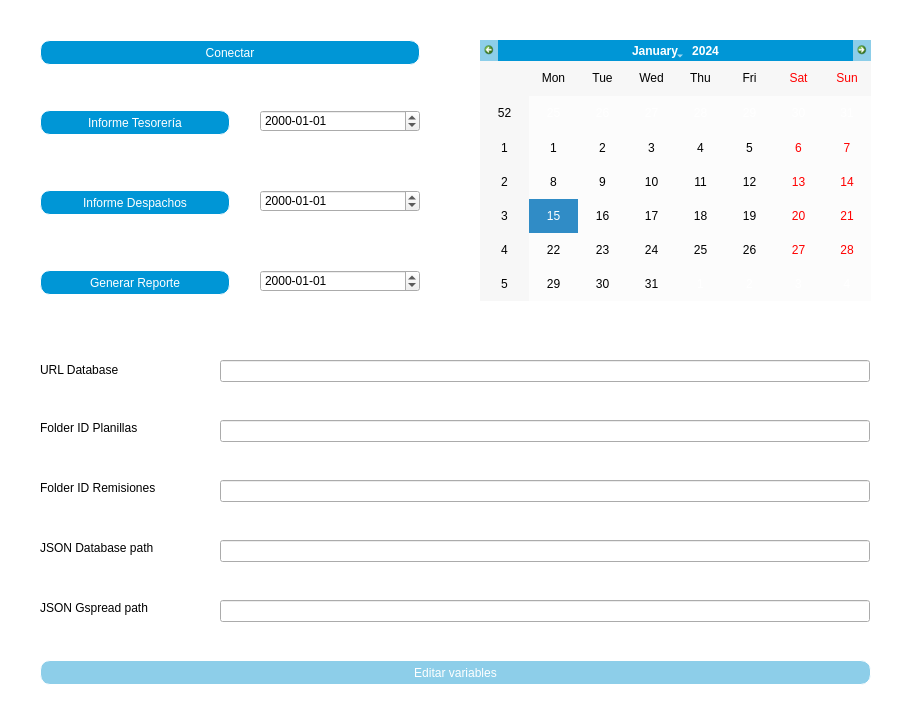
<?xml version="1.0" encoding="UTF-8"?>
<ui version="4.0">
 <class>Form</class>
 <widget class="QWidget" name="Form">
  <property name="geometry">
   <rect>
    <x>0</x>
    <y>0</y>
    <width>920</width>
    <height>715</height>
   </rect>
  </property>
  <property name="windowTitle">
   <string>Form</string>
  </property>
  <widget class="QPushButton" name="connectButton">
   <property name="geometry">
    <rect>
     <x>40</x>
     <y>40</y>
     <width>380</width>
     <height>25</height>
    </rect>
   </property>
   <property name="styleSheet">
    <string notr="true">QPushButton {
 	background-color: rgb(0, 150, 214);
	color: rgb(255, 255, 255);	
	border-style: solid;
	border-width:1px;
	border-radius:10px;
}
QPushButton:hover {
	background-color: rgb(141, 206, 233);
}</string>
   </property>
   <property name="text">
    <string>Conectar</string>
   </property>
  </widget>
  <widget class="QPushButton" name="reportPartialButton">
   <property name="geometry">
    <rect>
     <x>40</x>
     <y>110</y>
     <width>190</width>
     <height>25</height>
    </rect>
   </property>
   <property name="styleSheet">
    <string notr="true">QPushButton {
 	background-color: rgb(0, 150, 214);
	color: rgb(255, 255, 255);	
	border-style: solid;
	border-width:1px;
	border-radius:10px;
}
QPushButton:hover {
	background-color: rgb(141, 206, 233);
}</string>
   </property>
   <property name="text">
    <string>Informe Tesorería</string>
   </property>
  </widget>
  <widget class="QLabel" name="label">
   <property name="geometry">
    <rect>
     <x>40</x>
     <y>360</y>
     <width>125</width>
     <height>20</height>
    </rect>
   </property>
   <property name="text">
    <string>URL Database</string>
   </property>
  </widget>
  <widget class="QLineEdit" name="editURLDB">
   <property name="enabled">
    <bool>true</bool>
   </property>
   <property name="geometry">
    <rect>
     <x>220</x>
     <y>360</y>
     <width>650</width>
     <height>22</height>
    </rect>
   </property>
   <property name="inputMask">
    <string/>
   </property>
   <property name="text">
    <string/>
   </property>
   <property name="maxLength">
    <number>32767</number>
   </property>
  </widget>
  <widget class="QLabel" name="label_2">
   <property name="geometry">
    <rect>
     <x>40</x>
     <y>420</y>
     <width>125</width>
     <height>16</height>
    </rect>
   </property>
   <property name="text">
    <string>Folder ID Planillas</string>
   </property>
  </widget>
  <widget class="QLineEdit" name="editIDPlanillas">
   <property name="geometry">
    <rect>
     <x>220</x>
     <y>420</y>
     <width>650</width>
     <height>22</height>
    </rect>
   </property>
  </widget>
  <widget class="QLabel" name="label_3">
   <property name="geometry">
    <rect>
     <x>40</x>
     <y>480</y>
     <width>125</width>
     <height>16</height>
    </rect>
   </property>
   <property name="text">
    <string>Folder ID Remisiones</string>
   </property>
  </widget>
  <widget class="QLineEdit" name="editIDRemisiones">
   <property name="geometry">
    <rect>
     <x>220</x>
     <y>480</y>
     <width>650</width>
     <height>22</height>
    </rect>
   </property>
  </widget>
  <widget class="QLineEdit" name="editJsonPath">
   <property name="geometry">
    <rect>
     <x>220</x>
     <y>540</y>
     <width>650</width>
     <height>22</height>
    </rect>
   </property>
  </widget>
  <widget class="QLabel" name="label_4">
   <property name="geometry">
    <rect>
     <x>40</x>
     <y>540</y>
     <width>125</width>
     <height>16</height>
    </rect>
   </property>
   <property name="text">
    <string>JSON Database path</string>
   </property>
  </widget>
  <widget class="QPushButton" name="editVarsButton">
   <property name="geometry">
    <rect>
     <x>40</x>
     <y>660</y>
     <width>831</width>
     <height>25</height>
    </rect>
   </property>
   <property name="styleSheet">
    <string notr="true">QPushButton {
 	background-color: rgb(141, 206, 233);
	color: rgb(255, 255, 255);	
	border-style: solid;
	border-width:1px;
	border-radius:10px;
}
QPushButton:hover {
	background-color: rgb(189, 223, 238);
}</string>
   </property>
   <property name="text">
    <string>Editar variables</string>
   </property>
  </widget>
  <widget class="QLabel" name="label_5">
   <property name="geometry">
    <rect>
     <x>0</x>
     <y>0</y>
     <width>920</width>
     <height>720</height>
    </rect>
   </property>
   <property name="styleSheet">
    <string notr="true">border-image: url(:/cct/logo_emes.png);
background-color: rgb(255, 255, 255);</string>
   </property>
   <property name="text">
    <string/>
   </property>
  </widget>
  <widget class="QLineEdit" name="editJsonPathGS">
   <property name="geometry">
    <rect>
     <x>220</x>
     <y>600</y>
     <width>650</width>
     <height>22</height>
    </rect>
   </property>
  </widget>
  <widget class="QLabel" name="label_6">
   <property name="geometry">
    <rect>
     <x>40</x>
     <y>600</y>
     <width>125</width>
     <height>16</height>
    </rect>
   </property>
   <property name="text">
    <string>JSON Gspread path</string>
   </property>
  </widget>
  <widget class="QPushButton" name="reportFinalButton">
   <property name="geometry">
    <rect>
     <x>40</x>
     <y>270</y>
     <width>190</width>
     <height>25</height>
    </rect>
   </property>
   <property name="styleSheet">
    <string notr="true">QPushButton {
 	background-color: rgb(0, 150, 214);
	color: rgb(255, 255, 255);	
	border-style: solid;
	border-width:1px;
	border-radius:10px;
}
QPushButton:hover {
	background-color: rgb(141, 206, 233);
}</string>
   </property>
   <property name="text">
    <string>Generar Reporte</string>
   </property>
  </widget>
  <widget class="QPushButton" name="distpachesReportButton">
   <property name="geometry">
    <rect>
     <x>40</x>
     <y>190</y>
     <width>190</width>
     <height>25</height>
    </rect>
   </property>
   <property name="styleSheet">
    <string notr="true">QPushButton {
 	background-color: rgb(0, 150, 214);
	color: rgb(255, 255, 255);	
	border-style: solid;
	border-width:1px;
	border-radius:10px;
}
QPushButton:hover {
	background-color: rgb(141, 206, 233);
}</string>
   </property>
   <property name="text">
    <string>Informe Despachos</string>
   </property>
  </widget>
  <widget class="QCalendarWidget" name="calendarWidget">
   <property name="geometry">
    <rect>
     <x>480</x>
     <y>40</y>
     <width>391</width>
     <height>261</height>
    </rect>
   </property>
   <property name="styleSheet">
    <string notr="true">QCalendarWidget QWidget {
	background-color: rgb(0, 150, 214);
	color: rgb(255, 255, 255);	
}

QCalendarWidget QAbstractItemView:enabled{
	background-color: rgb(252, 252, 252);
	color: black;
}

#qt_calendar_prevmonth {
    background-color: rgb(141, 206, 233);
    icon-size: 10px;
}
#qt_calendar_nextmonth {
    background-color: rgb(141, 206, 233);
    icon-size: 10px;
}</string>
   </property>
  </widget>
  <widget class="QDateEdit" name="dateEditTreasury">
   <property name="geometry">
    <rect>
     <x>260</x>
     <y>110</y>
     <width>160</width>
     <height>22</height>
    </rect>
   </property>
   <property name="displayFormat">
    <string>yyyy-MM-dd</string>
   </property>
   <property name="calendarPopup">
    <bool>false</bool>
   </property>
  </widget>
  <widget class="QDateEdit" name="dateEditDispatches">
   <property name="geometry">
    <rect>
     <x>260</x>
     <y>190</y>
     <width>160</width>
     <height>22</height>
    </rect>
   </property>
   <property name="displayFormat">
    <string>yyyy-MM-dd</string>
   </property>
  </widget>
  <widget class="QDateEdit" name="dateEditReport">
   <property name="geometry">
    <rect>
     <x>260</x>
     <y>270</y>
     <width>160</width>
     <height>22</height>
    </rect>
   </property>
   <property name="displayFormat">
    <string>yyyy-MM-dd</string>
   </property>
  </widget>
  <zorder>label_5</zorder>
  <zorder>connectButton</zorder>
  <zorder>reportPartialButton</zorder>
  <zorder>label</zorder>
  <zorder>editURLDB</zorder>
  <zorder>label_2</zorder>
  <zorder>editIDPlanillas</zorder>
  <zorder>label_3</zorder>
  <zorder>editIDRemisiones</zorder>
  <zorder>editJsonPath</zorder>
  <zorder>label_4</zorder>
  <zorder>editVarsButton</zorder>
  <zorder>editJsonPathGS</zorder>
  <zorder>label_6</zorder>
  <zorder>reportFinalButton</zorder>
  <zorder>distpachesReportButton</zorder>
  <zorder>calendarWidget</zorder>
  <zorder>dateEditTreasury</zorder>
  <zorder>dateEditDispatches</zorder>
  <zorder>dateEditReport</zorder>
 </widget>
 <resources>
  <include location="logo_emes.qrc"/>
 </resources>
 <connections/>
</ui>
